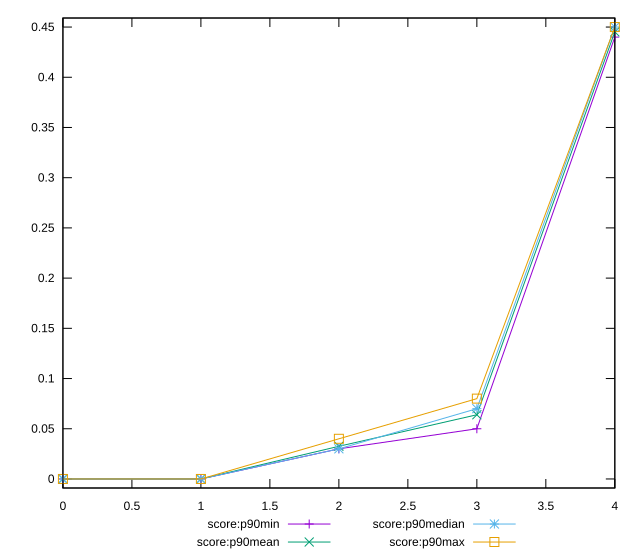

Generate this figure with gnuplot:
reset

$scoreP90Min <<EOF
0 0
1 0
2 0.03
3 0.05
4 0.44
EOF

$scoreP90Mean <<EOF
0 0
1 0
2 0.032553191489361644
3 0.06393617021276582
4 0.44521276595744624
EOF

$scoreP90Median <<EOF
0 0
1 0
2 0.03
3 0.07
4 0.45
EOF

$scoreP90Max <<EOF
0 0
1 0
2 0.04
3 0.08
4 0.45
EOF

set key outside below
set xrange [0:4]
set yrange [-0.009000000000000001:0.459]
set trange [-0.009000000000000001:0.459]
set terminal svg size 640, 560 enhanced background rgb 'white'
set output "report_00018_2021-02-10T15-25-16.877Z/largest-contentful-paint/progression/score.svg"

plot $scoreP90Min title "score:p90min" with linespoints, \
     $scoreP90Mean title "score:p90mean" with linespoints, \
     $scoreP90Median title "score:p90median" with linespoints, \
     $scoreP90Max title "score:p90max" with linespoints

reset
